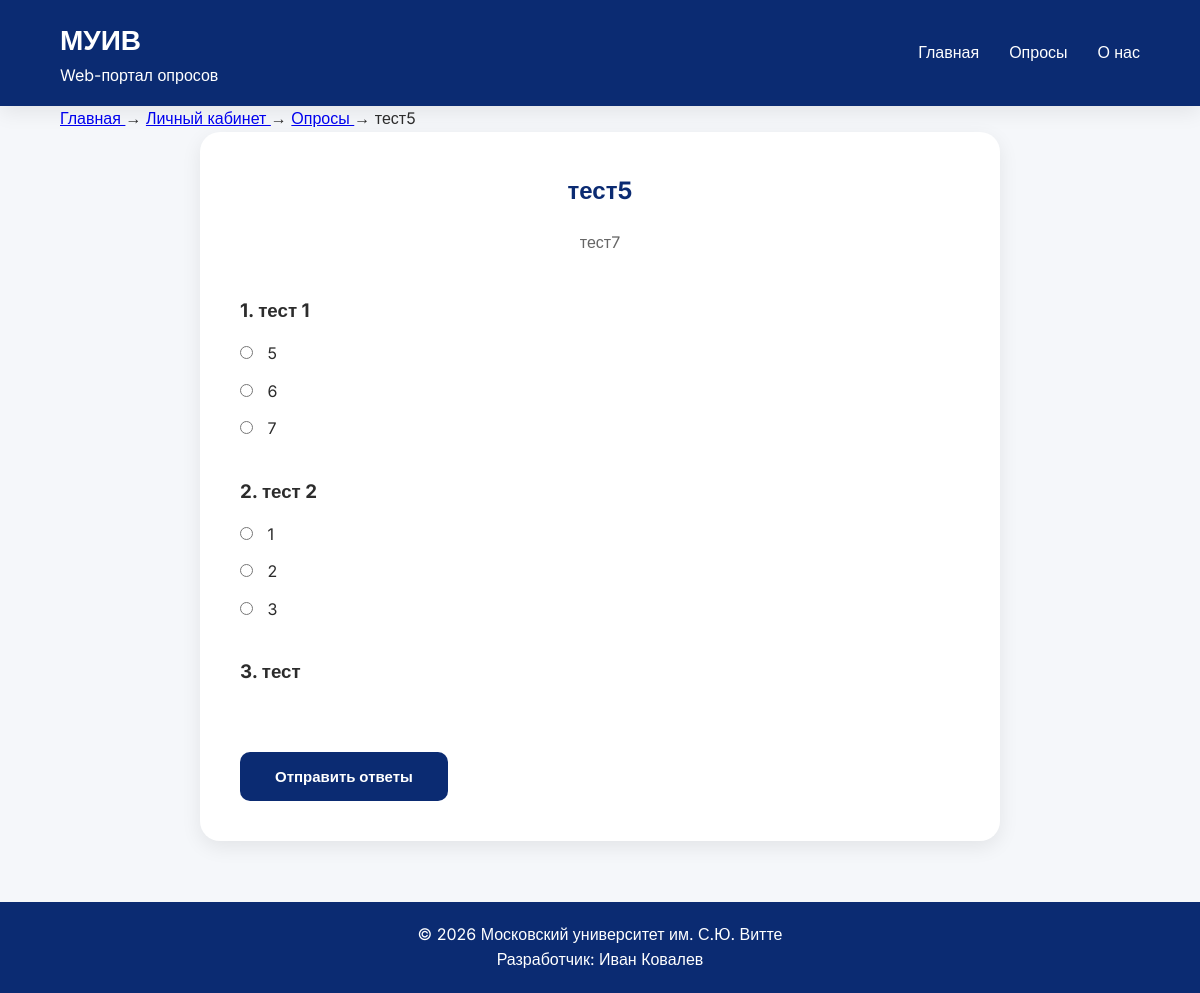
The app's page /poll.php?id=4 (signed in) with its own data.
### tables this page shows
CREATE TABLE `polls` (
  `POLL_ID` int(11) NOT NULL,
  `POLL_TITLE` varchar(150) NOT NULL,
  `POLL_DESCRIPTION` text DEFAULT NULL,
  `POLL_START_DATE` date NOT NULL,
  `POLL_END_DATE` date NOT NULL,
  `POLL_STATUS` varchar(30) NOT NULL,
  `POLL_CAT_ID` int(11) NOT NULL,
  `POLL_USER_ID` int(11) NOT NULL
);

CREATE TABLE `questions` (
  `QST_ID` int(11) NOT NULL,
  `QST_POLL_ID` int(11) NOT NULL,
  `QST_TEXT` text NOT NULL,
  `QST_TYPE` varchar(30) NOT NULL,
  `QST_ORDER` int(11) NOT NULL
);

CREATE TABLE `answer_options` (
  `OPT_ID` int(11) NOT NULL,
  `OPT_QST_ID` int(11) NOT NULL,
  `OPT_TEXT` varchar(255) NOT NULL
);

### poll.php (the view, shortened to what this page needs)
<?php
require_once __DIR__ . '/db.php';
$poll_id = $_GET['id'];
$sql = "SELECT * FROM polls
        WHERE POLL_ID = ?
        AND POLL_STATUS = 'Активен'";
$stmt = $pdo->prepare($sql);
$stmt->execute([$poll_id]);
$poll = $stmt->fetch(PDO::FETCH_ASSOC);
$sql = "SELECT * FROM questions
        WHERE QST_POLL_ID = ?
        ORDER BY QST_ORDER";
$stmt = $pdo->prepare($sql);
$stmt->execute([$poll_id]);
$questions = $stmt->fetchAll(PDO::FETCH_ASSOC);
?>
<!DOCTYPE html>
<html lang="ru">
<head>
    <link rel="stylesheet" href="css/style.css">
</head>
<body>
<header>
    <div class="container">
        <div class="logo">
            <a href="index.php">
                <span>МУИВ</span>
                <small>Web-портал опросов</small>
            </a>
        </div>
        <nav>
            <ul class="menu">
                <li>
                    <a href="index.php">
                        Главная
                    </a>
                </li>
                <li>
                    <a href="polls.php">
                        Опросы
                    </a>
                </li>
                <li>
                    <a href="about.php">
                        О нас
                    </a>
                </li>
            </ul>
        </nav>
    </div>
</header>
<main>
<section class="poll-page">
    <div class="container">
        <div class="breadcrumbs">
            <a href="index.php">
                Главная
            </a>
            <span>→</span>
            <a href="profile.php">
                Личный кабинет
            </a>
            <span>→</span>
            <a href="polls.php">
                Опросы
            </a>
            <span>→</span>
            <span>
                <?= htmlspecialchars($poll['POLL_TITLE']) ?>
            </span>
        </div>
        <div class="poll-box">
            <h1>
                <?= htmlspecialchars($poll['POLL_TITLE']) ?>
            </h1>
            <p class="poll-description">
                <?= htmlspecialchars($poll['POLL_DESCRIPTION']) ?>
            </p>
            <form method="POST">
                <?php foreach ($questions as $question): ?>
                    <div class="question">
                        <h3>
                            <?= htmlspecialchars($question['QST_ORDER']) ?>.
                            <?= htmlspecialchars($question['QST_TEXT']) ?>
                        </h3>
                        <?php if ($question['QST_TYPE'] == 'Текстовый ответ'): ?>
                            <textarea
                                name="answers[]"
                                placeholder="Введите ваш ответ"
                            ></textarea>
                        <?php else: ?>
                            <?php
                            $sql = "SELECT * FROM answer_options
                                    WHERE OPT_QST_ID = ?";
                            $stmt = $pdo->prepare($sql);
                            $stmt->execute([
                                $question['QST_ID']
                            ]);
                            $answers = $stmt->fetchAll(PDO::FETCH_ASSOC);
                            ?>
                            <?php foreach ($answers as $answer): ?>
                                <label>
                                    <input
                                        type="<?= $question['QST_TYPE'] == 'Несколько вариантов ответа' ? 'checkbox' : 'radio' ?>"
                                        name="answers[]"
                                        value="<?= $answer['OPT_ID'] ?>"
                                    >
                                    <?= htmlspecialchars($answer['OPT_TEXT']) ?>
                                </label>
                            <?php endforeach; ?>
                        <?php endif; ?>
                    </div>
                <?php endforeach; ?>
                <button type="submit" class="btn">
                    Отправить ответы
                </button>
            </form>
        </div>
    </div>
</section>
</main>
<footer>
    © 2026 Московский университет им. С.Ю. Витте
    <br>
    Разработчик: Иван Ковалев
</footer>
</body>
</html>

### css/style.css (style rules this page uses)
* { margin: 0; padding: 0; box-sizing: border-box; }
:root { --primary:#0b2b72; --primary-dark:#16235A; --secondary:#8B1E3F; --secondary-dark:#6F1732; --background:#F5F7FA; --white:#FFFFFF; --text:#2C2C2C; --border:#D8DCE5; --radius:12px; --shadow:0 6px 20px rgba(0,0,0,.08); --transition:.25s; }
body { font-family: 'Inter', sans-serif; background:var(--background); color:var(--text); line-height:1.6; }
.container { width:90%; max-width:1200px; margin:auto; }
header { background:var(--primary); color:white; padding:18px 0; box-shadow:var(--shadow); }
header .container { display:flex; justify-content:space-between; align-items:center; }
.logo { font-size:24px; font-weight:700; }
.logo a { display:flex; flex-direction:column; text-decoration:none; color:white; }
.logo span { font-size:28px; color:white; }
.logo small { font-size:16px; font-weight:400; color:white; }
nav ul { display:flex; list-style:none; gap:30px; }
nav a { color:white; text-decoration:none; transition:var(--transition); font-weight:500; }
.btn { display:inline-block; background:var(--primary); color:white; padding:15px 35px; border-radius:10px; text-decoration:none; transition:var(--transition); font-weight:600; border:none; font-family:'Inter', sans-serif; font-size:15px; cursor:pointer; }
html { height:100%; }
body { min-height:100%; display:flex; flex-direction:column; }
main { flex:1; }
footer { background:var(--primary); color:white; text-align:center; padding:20px; margin-top:60px; }
.poll-box { max-width:800px; margin:auto; background:white; padding:40px; border-radius:20px; box-shadow:var(--shadow); }
.poll-box h1 { text-align:center; color:var(--primary); margin-bottom:20px; }
.poll-description { text-align:center; margin-bottom:40px; color:#666; }
.question { margin-bottom:35px; }
.question h3 { margin-bottom:15px; }
.question label { display:block; margin-bottom:12px; font-size:16px; cursor:pointer; }
.question input { margin-right:10px; }
.poll-box .btn { display:inline-block; margin:30px auto 0; }

### records on screen
polls: POLL_TITLE "тест5", POLL_DESCRIPTION "тест7"
questions: QST_ORDER "1", QST_TEXT "тест 1", QST_TYPE "☐ 5", QST_TYPE "☐ 6", QST_TYPE "☐ 7"
answer_options: OPT_TEXT "5"
answer_options: OPT_TEXT "6"
answer_options: OPT_TEXT "7"
questions: QST_ORDER "2", QST_TEXT "тест 2", QST_TYPE "☐ 1", QST_TYPE "☐ 2", QST_TYPE "☐ 3"
answer_options: OPT_TEXT "1"
answer_options: OPT_TEXT "2"
answer_options: OPT_TEXT "3"
questions: QST_ORDER "3", QST_TEXT "тест"
